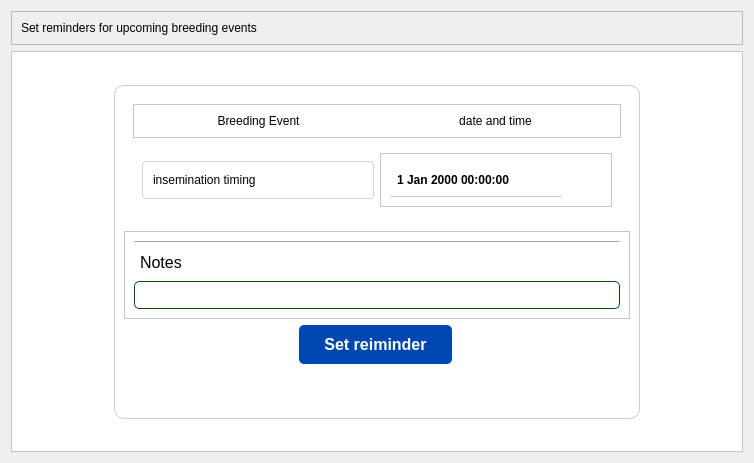
                         <widget class="QWidget" name="notificationsBreeding">
                          <attribute name="title">
                           <string>Notifications</string>
                          </attribute>
                          <layout class="QGridLayout" name="gridLayout_57">
                           <item row="1" column="0">
                            <widget class="QFrame" name="notifications_2">
                             <property name="styleSheet">
                              <string notr="true">#notifications, QLabel, QFrame{
	background: #fff;
}</string>
                             </property>
                             <property name="frameShape">
                              <enum>QFrame::StyledPanel</enum>
                             </property>
                             <property name="frameShadow">
                              <enum>QFrame::Raised</enum>
                             </property>
                             <layout class="QGridLayout" name="gridLayout_54">
                              <item row="0" column="1">
                               <spacer name="verticalSpacer_22">
                                <property name="orientation">
                                 <enum>Qt::Vertical</enum>
                                </property>
                                <property name="sizeHint" stdset="0">
                                 <size>
                                  <width>20</width>
                                  <height>24</height>
                                 </size>
                                </property>
                               </spacer>
                              </item>
                              <item row="1" column="0">
                               <spacer name="horizontalSpacer_21">
                                <property name="orientation">
                                 <enum>Qt::Horizontal</enum>
                                </property>
                                <property name="sizeHint" stdset="0">
                                 <size>
                                  <width>93</width>
                                  <height>20</height>
                                 </size>
                                </property>
                               </spacer>
                              </item>
                              <item row="1" column="1">
                               <widget class="QFrame" name="frame_48">
                                <property name="styleSheet">
                                 <string notr="true">#frame_48{
	border: 1px solid #ccc;
	border-radius: 10px;
}</string>
                                </property>
                                <property name="frameShape">
                                 <enum>QFrame::StyledPanel</enum>
                                </property>
                                <property name="frameShadow">
                                 <enum>QFrame::Raised</enum>
                                </property>
                                <layout class="QGridLayout" name="gridLayout_55">
                                 <item row="3" column="0">
                                  <spacer name="horizontalSpacer_22">
                                   <property name="orientation">
                                    <enum>Qt::Horizontal</enum>
                                   </property>
                                   <property name="sizeHint" stdset="0">
                                    <size>
                                     <width>169</width>
                                     <height>20</height>
                                    </size>
                                   </property>
                                  </spacer>
                                 </item>
                                 <item row="3" column="1">
                                  <widget class="QPushButton" name="pushButton_18">
                                   <property name="minimumSize">
                                    <size>
                                     <width>80</width>
                                     <height>0</height>
                                    </size>
                                   </property>
                                   <property name="cursor">
                                    <cursorShape>PointingHandCursor</cursorShape>
                                   </property>
                                   <property name="styleSheet">
                                    <string notr="true">QPushButton {
    min-width: 30px;
    padding: 10px 25px;
    border-radius: 5px;
    font-size: 16px;
    font-weight: 500;
    margin-bottom: 5px;
	background: #0047b3;
	color: #fff;
}

QPushButton::hover{
	background-color: #003366;
}</string>
                                   </property>
                                   <property name="text">
                                    <string>Set reiminder</string>
                                   </property>
                                   <property name="icon">
                                    <iconset resource="../resource_files/resources.qrc">
                                     <normaloff>:/icons/images/icons/cil-library-add.png</normaloff>:/icons/images/icons/cil-library-add.png</iconset>
                                   </property>
                                  </widget>
                                 </item>
                                 <item row="3" column="2">
                                  <spacer name="horizontalSpacer_23">
                                   <property name="orientation">
                                    <enum>Qt::Horizontal</enum>
                                   </property>
                                   <property name="sizeHint" stdset="0">
                                    <size>
                                     <width>172</width>
                                     <height>20</height>
                                    </size>
                                   </property>
                                  </spacer>
                                 </item>
                                 <item row="4" column="1">
                                  <spacer name="verticalSpacer_23">
                                   <property name="orientation">
                                    <enum>Qt::Vertical</enum>
                                   </property>
                                   <property name="sizeHint" stdset="0">
                                    <size>
                                     <width>20</width>
                                     <height>40</height>
                                    </size>
                                   </property>
                                  </spacer>
                                 </item>
                                 <item row="2" column="0" colspan="3">
                                  <widget class="QFrame" name="frame_52">
                                   <property name="frameShape">
                                    <enum>QFrame::StyledPanel</enum>
                                   </property>
                                   <property name="frameShadow">
                                    <enum>QFrame::Raised</enum>
                                   </property>
                                   <layout class="QVBoxLayout" name="verticalLayout_46">
                                    <item>
                                     <widget class="Line" name="line_7">
                                      <property name="orientation">
                                       <enum>Qt::Horizontal</enum>
                                      </property>
                                     </widget>
                                    </item>
                                    <item>
                                     <widget class="QLabel" name="label_64">
                                      <property name="styleSheet">
                                       <string notr="true">padding: 3px;
color: #000;</string>
                                      </property>
                                      <property name="text">
                                       <string>&lt;html&gt;&lt;head/&gt;&lt;body&gt;&lt;p&gt;&lt;span style=&quot; font-size:12pt;&quot;&gt;Notes&lt;/span&gt;&lt;/p&gt;&lt;/body&gt;&lt;/html&gt;</string>
                                      </property>
                                     </widget>
                                    </item>
                                    <item>
                                     <widget class="QLineEdit" name="vetOrgName_2">
                                      <property name="styleSheet">
                                       <string notr="true">QLineEdit{
	background-color: #fff;
	padding: 5px;
	border-radius: 5px;
	border: 1px solid #004d00;
}</string>
                                      </property>
                                     </widget>
                                    </item>
                                   </layout>
                                  </widget>
                                 </item>
                                 <item row="1" column="0" colspan="3">
                                  <widget class="QFrame" name="frame_49">
                                   <property name="minimumSize">
                                    <size>
                                     <width>0</width>
                                     <height>81</height>
                                    </size>
                                   </property>
                                   <layout class="QVBoxLayout" name="verticalLayout_45">
                                    <item>
                                     <widget class="QFrame" name="frame_54">
                                      <property name="styleSheet">
                                       <string notr="true">color: black;</string>
                                      </property>
                                      <property name="frameShape">
                                       <enum>QFrame::StyledPanel</enum>
                                      </property>
                                      <property name="frameShadow">
                                       <enum>QFrame::Raised</enum>
                                      </property>
                                      <layout class="QHBoxLayout" name="horizontalLayout_33">
                                       <item>
                                        <widget class="QLabel" name="label_40">
                                         <property name="text">
                                          <string>&lt;html&gt;&lt;head/&gt;&lt;body&gt;&lt;p align=&quot;center&quot;&gt;Breeding Event&lt;/p&gt;&lt;/body&gt;&lt;/html&gt;</string>
                                         </property>
                                        </widget>
                                       </item>
                                       <item>
                                        <widget class="QLabel" name="label_41">
                                         <property name="text">
                                          <string>&lt;html&gt;&lt;head/&gt;&lt;body&gt;&lt;p align=&quot;center&quot;&gt;date and time&lt;/p&gt;&lt;/body&gt;&lt;/html&gt;</string>
                                         </property>
                                        </widget>
                                       </item>
                                      </layout>
                                     </widget>
                                    </item>
                                    <item>
                                     <widget class="QFrame" name="frame_50">
                                      <layout class="QHBoxLayout" name="horizontalLayout_34">
                                       <item>
                                        <widget class="QComboBox" name="comboBox_2">
                                         <property name="styleSheet">
                                          <string notr="true">#comboBox_2 {
	border: 1px solid #ced4da;
	border-radius: 4px;
	padding-left: 10px;
	padding-top: 10px;
	padding-bottom: 10px;
	background-color: #fff;
	font-size: 12px;
}

#comboBox_2::drop-down {
    border: 0px;
}

#comboBox_2::down-arrow {
   image: url(images/icons-svg/arrow-204-32.ico);
    width: 12px;
    height: 12px;
	margin-right:15px;
}

#comboBox_2:on {
 	border: 4px solid #c2dbfe;
 }

QComboBox QListView {
	font-size: 12px;
	border:1px solid rgba(0,0,0,10%);
	padding:5px;
	background-color: #fff;
	outline: 0px;  
}

QComboBox QListView::item{
	padding-left:10px;
	background-color:#FFFFFF;
}
QComboBox QListView::item:hover{
   background-color:#1e90ff;
}
QComboBox QListView::item:selected{
   background-color:#1e90ff;
}

</string>
                                         </property>
                                         <item>
                                          <property name="text">
                                           <string>insemination timing</string>
                                          </property>
                                         </item>
                                         <item>
                                          <property name="text">
                                           <string>pregnancy check-up</string>
                                          </property>
                                         </item>
                                         <item>
                                          <property name="text">
                                           <string>expected delivery dates</string>
                                          </property>
                                         </item>
                                        </widget>
                                       </item>
                                       <item>
                                        <widget class="QFrame" name="frame_51">
                                         <property name="styleSheet">
                                          <string notr="true">#frame_33 {
	background-color: #fff;
	border-radius: 5px
}

QDateTimeEdit,
QPushButton
 {
	border: none;
	background: #fff;
	font-size: 12px;
	font-weight: bold;
}</string>
                                         </property>
                                         <property name="frameShape">
                                          <enum>QFrame::StyledPanel</enum>
                                         </property>
                                         <property name="frameShadow">
                                          <enum>QFrame::Raised</enum>
                                         </property>
                                         <layout class="QGridLayout" name="gridLayout_56">
                                          <item row="0" column="0">
                                           <widget class="QDateTimeEdit" name="dateTimeEdit_2">
                                            <property name="maximumSize">
                                             <size>
                                              <width>16777215</width>
                                              <height>34</height>
                                             </size>
                                            </property>
                                            <property name="styleSheet">
                                             <string notr="true">border-bottom: 1px solid #ccc;
padding: 5px;
</string>
                                            </property>
                                            <property name="frame">
                                             <bool>true</bool>
                                            </property>
                                            <property name="readOnly">
                                             <bool>false</bool>
                                            </property>
                                            <property name="buttonSymbols">
                                             <enum>QAbstractSpinBox::NoButtons</enum>
                                            </property>
                                            <property name="specialValueText">
                                             <string/>
                                            </property>
                                            <property name="keyboardTracking">
                                             <bool>true</bool>
                                            </property>
                                            <property name="calendarPopup">
                                             <bool>false</bool>
                                            </property>
                                           </widget>
                                          </item>
                                          <item row="0" column="1">
                                           <widget class="QPushButton" name="popupCalendar_2">
                                            <property name="minimumSize">
                                             <size>
                                              <width>34</width>
                                              <height>34</height>
                                             </size>
                                            </property>
                                            <property name="maximumSize">
                                             <size>
                                              <width>34</width>
                                              <height>34</height>
                                             </size>
                                            </property>
                                            <property name="cursor">
                                             <cursorShape>PointingHandCursor</cursorShape>
                                            </property>
                                            <property name="styleSheet">
                                             <string notr="true">background: #fff;</string>
                                            </property>
                                            <property name="text">
                                             <string/>
                                            </property>
                                            <property name="icon">
                                             <iconset resource="../resource_files/resources.qrc">
                                              <normaloff>:/icons_svg/images/icons-svg/icons8_schedule.svg</normaloff>:/icons_svg/images/icons-svg/icons8_schedule.svg</iconset>
                                            </property>
                                            <property name="iconSize">
                                             <size>
                                              <width>30</width>
                                              <height>30</height>
                                             </size>
                                            </property>
                                            <property name="checkable">
                                             <bool>true</bool>
                                            </property>
                                           </widget>
                                          </item>
                                         </layout>
                                        </widget>
                                       </item>
                                      </layout>
                                     </widget>
                                    </item>
                                   </layout>
                                  </widget>
                                 </item>
                                </layout>
                               </widget>
                              </item>
                              <item row="1" column="2">
                               <spacer name="horizontalSpacer_24">
                                <property name="orientation">
                                 <enum>Qt::Horizontal</enum>
                                </property>
                                <property name="sizeHint" stdset="0">
                                 <size>
                                  <width>93</width>
                                  <height>20</height>
                                 </size>
                                </property>
                               </spacer>
                              </item>
                              <item row="2" column="1">
                               <spacer name="verticalSpacer_24">
                                <property name="orientation">
                                 <enum>Qt::Vertical</enum>
                                </property>
                                <property name="sizeHint" stdset="0">
                                 <size>
                                  <width>20</width>
                                  <height>23</height>
                                 </size>
                                </property>
                               </spacer>
                              </item>
                             </layout>
                            </widget>
                           </item>
                           <item row="0" column="0">
                            <widget class="QFrame" name="frame_53">
                             <property name="frameShape">
                              <enum>QFrame::StyledPanel</enum>
                             </property>
                             <property name="frameShadow">
                              <enum>QFrame::Raised</enum>
                             </property>
                             <layout class="QGridLayout" name="gridLayout_58">
                              <item row="0" column="0">
                               <widget class="QLabel" name="label_39">
                                <property name="text">
                                 <string>Set reminders for upcoming breeding events</string>
                                </property>
                               </widget>
                              </item>
                             </layout>
                            </widget>
                           </item>
                          </layout>
                         </widget>
